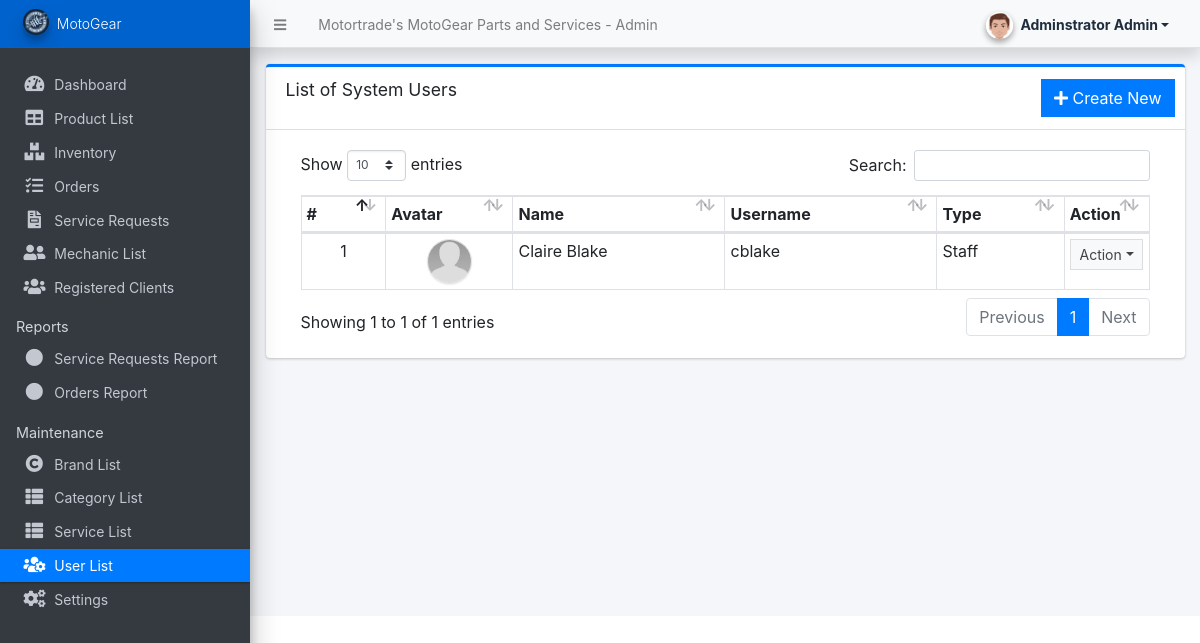
Page /admin/?page=user/list (signed in) on the committed database.
### tables this page shows
CREATE TABLE `users` (
  `id` int(50) NOT NULL,
  `firstname` varchar(250) NOT NULL,
  `lastname` varchar(250) NOT NULL,
  `username` text NOT NULL,
  `password` text NOT NULL,
  `avatar` text DEFAULT NULL,
  `last_login` datetime DEFAULT NULL,
  `type` tinyint(1) NOT NULL DEFAULT 0,
  `date_added` datetime NOT NULL DEFAULT current_timestamp(),
  `date_updated` datetime DEFAULT NULL ON UPDATE current_timestamp()
);

### classes/DBConnection.php (called while the page is built, shortened)
<?php
class DBConnection{
    private $host = DB_SERVER;
    private $username = DB_USERNAME;
    private $password = DB_PASSWORD;
    private $database = DB_NAME;
    public $conn;
    public function __construct(){
        if (!isset($this->conn)) {
            $this->conn = new mysqli($this->host, $this->username, $this->password, $this->database);
        }
    }
}
?>

### classes/SystemSettings.php (called while the page is built, shortened)
<?php
class SystemSettings extends DBConnection{
	function userdata($field = ''){
		if(!empty($field)){
			if(isset($_SESSION['userdata'][$field]))
				return $_SESSION['userdata'][$field];
			else
				return null;
		}else{
			return false;
		}
	}
}
$_settings = new SystemSettings();
?>

### config.php (called while the page is built, shortened)
<?php
require_once('classes/DBConnection.php');
require_once('classes/SystemSettings.php');
function validate_image($file){
    $file = explode("?",$file)[0];
	if(!empty($file)){
		if(is_file(base_app.$file)){
			return base_url.$file;
		}else{
			return base_url.'dist/img/no-image-available.png';
		}
	}else{
		return base_url.'dist/img/no-image-available.png';
	}
}
?>

### admin/user/list.php (the view, shortened to what this page needs)
<div class="card card-outline card-primary">
	<div class="card-header">
		<h3 class="card-title">List of System Users</h3>
		<div class="card-tools">
			<a href="?page=user/manage_user" class="btn btn-flat btn-primary"><span class="fas fa-plus"></span>  Create New</a>
		</div>
	</div>
	<div class="card-body">
		<div class="container-fluid">
        <div class="container-fluid">
			<table class="table table-bordered table-stripped">
				<colgroup>
					<col width="10%">
					<col width="15%">
					<col width="25%">
					<col width="25%">
					<col width="15%">
					<col width="10%">
				</colgroup>
				<thead>
					<tr>
						<th>#</th>
						<th>Avatar</th>
						<th>Name</th>
						<th>Username</th>
						<th>Type</th>
						<th>Action</th>
					</tr>
				</thead>
				<tbody>
					<?php
					$i = 1;
						$qry = $conn->query("SELECT *,concat(firstname,' ',lastname) as name from `users` where id != '1' and id != '{$_settings->userdata('id')}' and `type` != 3 order by concat(firstname,' ',lastname) asc ");
						while($row = $qry->fetch_assoc()):
					?>
						<tr>
							<td class="text-center"><?php echo $i++; ?></td>
							<td class="text-center"><img src="<?php echo validate_image($row['avatar']) ?>" class="img-avatar img-thumbnail p-0 border-2" alt="user_avatar"></td>
							<td><?php echo ucwords($row['name']) ?></td>
							<td ><p class="m-0 truncate-1"><?php echo $row['username'] ?></p></td>
							<td><?php echo ($row['type'] == 1) ? 'Administrator' : 'Staff' ?></td>
							<td align="center">
								 <button type="button" class="btn btn-flat btn-default btn-sm dropdown-toggle dropdown-icon" data-toggle="dropdown">
				                  		Action
				                  </button>
							</td>
						</tr>
					<?php endwhile; ?>
				</tbody>
			</table>
		</div>
		</div>
	</div>
</div>

### admin/user/list.php (style rules this page uses)
.img-avatar { width:45px; height:45px; object-fit:cover; object-position:center center; border-radius:100%; }

### rows in the picture
users: avatar (picture), name "Claire Blake", username "cblake", type "Staff"

### other values in the picture
$_settings->info('name') "Motortrade's MotoGear Parts and Services"
$_settings->userdata('firstname').' '.$_settings->userdata('lastname') "Adminstrator Admin"
$_settings->info('short_name') "MotoGear"
